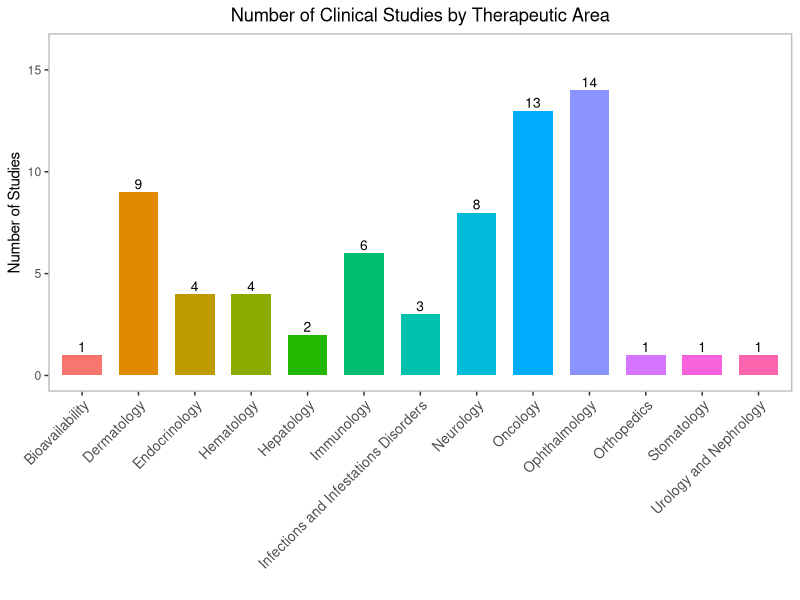

The R script that drew this image:
## ---- chunk 1
packages<-c("tidyverse", "kableExtra","readxl")

ipak <- function(pkg){
  new.pkg <- pkg[!(pkg %in% installed.packages()[, "Package"])]
  if (length(new.pkg)) 
    install.packages(new.pkg, dependencies = TRUE)
  sapply(pkg, require, character.only = TRUE)
}
ipak(packages)

setwd(dirname(rstudioapi::getSourceEditorContext()$path))
 
ClinicalTrials_D01 <- read_excel("./01_ClinicalTrials/ClinicalTrial.xlsx", sheet = "Study Plan") %>%
  filter(Keep=="Y")
## ---- chunk 2
knitr::opts_chunk$set(echo = TRUE, fig.width = 10, fig.height = 6)

data_summary <- ClinicalTrials_D01 %>%
  group_by(`Therapeutic Area`) %>%
  summarise(Count = n()) %>%
  arrange(desc(Count))

# Creating the bar chart
plot <- ggplot(data_summary, aes(x = `Therapeutic Area`, y = Count, fill = `Therapeutic Area`)) +
  geom_bar(stat = "identity", width = 0.7, show.legend = FALSE) +
  geom_text(aes(label = Count), vjust = -0.3, size = 3.5) +
  labs(title = "Number of Clinical Studies by Therapeutic Area",
       x = " ", y = "Number of Studies") +
  scale_y_continuous(limits = c(0, 16)) +
  theme_bw() +
  theme(axis.text.x = element_text(angle = 45, hjust = 1, size = 10),
        plot.title = element_text(hjust = 0.5), # Centering the title
        panel.grid.major = element_blank(), # Removing major grid lines
        panel.grid.minor = element_blank(), # Removing minor grid lines
        panel.border = element_rect(colour = "grey", fill=NA, size=1)) # Adding a border

# Display the plot
print(plot)
## ---- chunk 3
ClinicalTrials_D01 %>%
  filter(`Therapeutic Area`=="Oncology") %>%
  select("Condition or Disease","Phase","Site") %>%
  arrange(Phase) %>%
  kable(caption = "", format = "html") %>%
  kable_styling(latex_options = "striped")
## ---- chunk 4
ClinicalTrials_D01 %>%
  filter(`Therapeutic Area`=="Ophthalmology") %>%
  select("Condition or Disease","Phase","Site") %>%
  arrange(Phase) %>%
  kable(caption = "", format = "html") %>%
  kable_styling(latex_options = "striped") %>%
  footnote("PMA = Pre-Market Approval; PMCF = Post-Market Clinical Follow-up")
## ---- chunk 5
ClinicalTrials_D01 %>%
  filter(`Therapeutic Area`=="Immunology") %>%
  select("Condition or Disease","Phase","Site") %>%
  arrange(Phase) %>%
  kable(caption = "", format = "html") %>%
  kable_styling(latex_options = "striped")
## ---- chunk 6
ClinicalTrials_D01 %>%
  filter(`Therapeutic Area`=="Hematology") %>%
  select("Condition or Disease","Phase","Site") %>%
  arrange(Phase) %>%
  kable(caption = "", format = "html") %>%
  kable_styling(latex_options = "striped")
## ---- chunk 7
ClinicalTrials_D01 %>%
  filter(`Therapeutic Area`=="Infections and Infestations Disorders") %>%
  select("Condition or Disease","Phase","Site") %>%
  arrange(Phase) %>%
  kable(caption = "", format = "html") %>%
  kable_styling(latex_options = "striped")%>%
  footnote("PMCF = Post-Market Clinical Follow-up")
## ---- chunk 8
ClinicalTrials_D01 %>%
  filter(`Therapeutic Area`=="Dermatology") %>%
  select("Condition or Disease","Phase","Site") %>%
  arrange(Phase) %>%
  kable(caption = "", format = "html") %>%
  kable_styling(latex_options = "striped") %>%
  footnote("PMCF = Post-Market Clinical Follow-up")
## ---- chunk 9
ClinicalTrials_D01 %>%
  filter(`Therapeutic Area`=="Endocrinology") %>%
  select("Condition or Disease","Phase","Site") %>%
  arrange(Phase) %>%
  kable(caption = "", format = "html") %>%
  kable_styling(latex_options = "striped")
## ---- chunk 10
ClinicalTrials_D01 %>%
  filter(`Therapeutic Area`=="Neurology") %>%
  select("Condition or Disease","Phase","Site") %>%
  arrange(Phase) %>%
  kable(caption = "", format = "html") %>%
  kable_styling(latex_options = "striped") %>%
  footnote("PMCF = Post-Market Clinical Follow-up")
## ---- chunk 11
ClinicalTrials_D01 %>%
  filter(`Therapeutic Area`=="Hepatology") %>%
  select("Condition or Disease","Phase","Site") %>%
  arrange(Phase) %>%
  kable(caption = "", format = "html") %>%
  kable_styling(latex_options = "striped")
## ---- chunk 12
ClinicalTrials_D01 %>%
  filter(`Therapeutic Area`=="Urology and Nephrology") %>%
  select("Condition or Disease","Phase","Site") %>%
  arrange(Phase) %>%
  kable(caption = "", format = "html") %>%
  kable_styling(latex_options = "striped") %>%
  footnote("PMCF = Post-Market Clinical Follow-up")
## ---- chunk 13
ClinicalTrials_D01 %>%
  filter(`Therapeutic Area`=="Stomatology") %>%
  select("Condition or Disease","Phase","Site") %>%
  arrange(Phase) %>%
  kable(caption = "", format = "html") %>%
  kable_styling(latex_options = "striped") %>%
  footnote("PMA = Pre-Market Approval")
## ---- chunk 14
ClinicalTrials_D01 %>%
  filter(`Therapeutic Area`=="Ultrasonography") %>%
  select("Condition or Disease","Phase","Site") %>%
  arrange(Phase) %>%
  kable(caption = "", format = "html") %>%
  kable_styling(latex_options = "striped") %>%
  footnote("PMA = Pre-Market Approval")
